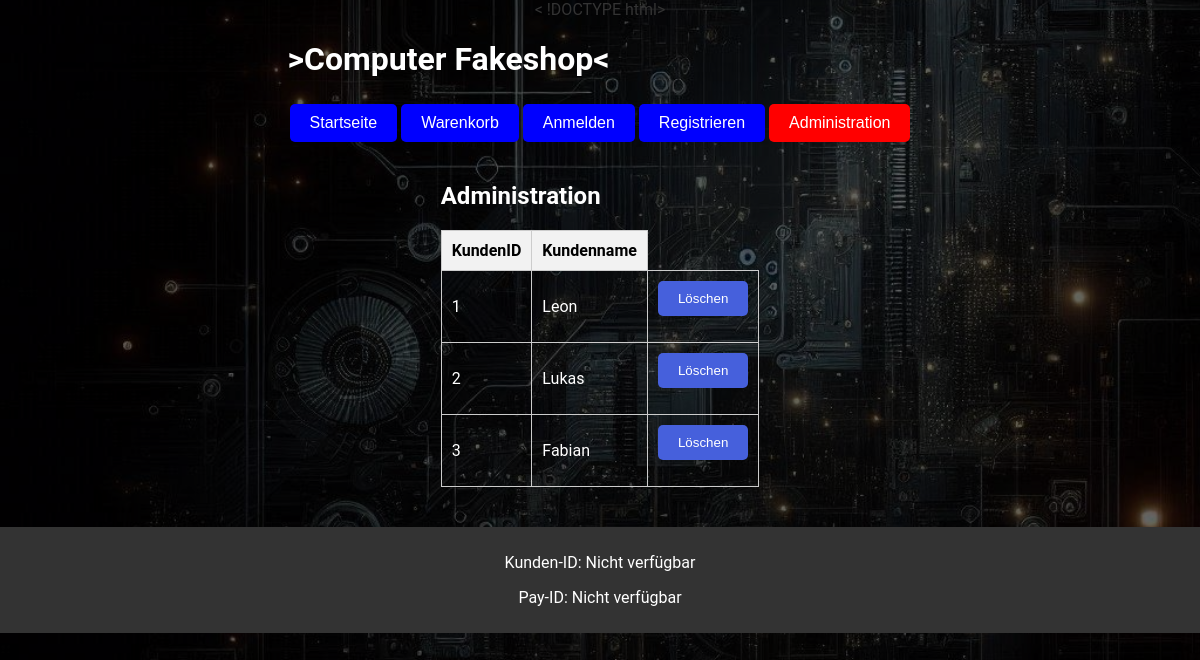
Page /admin.php on the earlier database version.
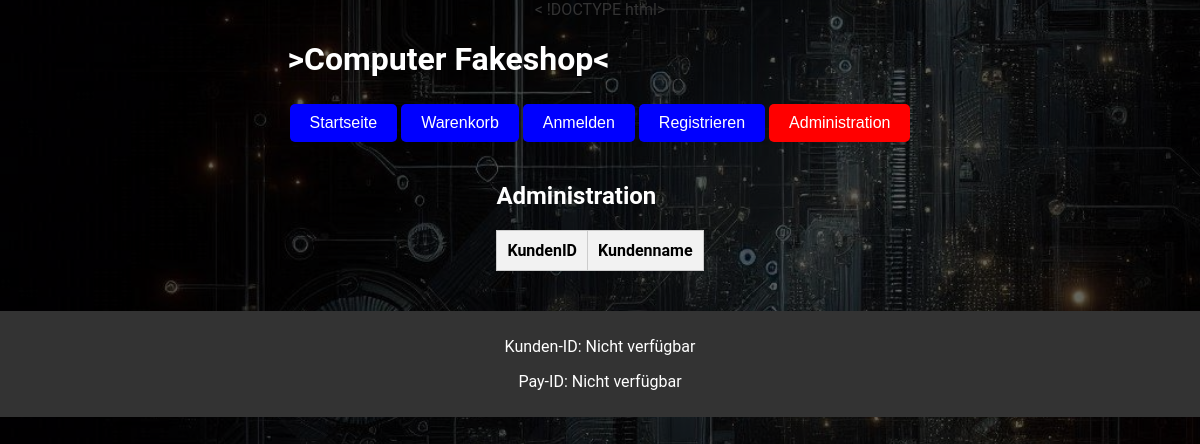
Same page on the later database version.
### tables this page shows
CREATE TABLE `kunden` (
  `KundenID` int(11) NOT NULL,
  `KundenName` varchar(50) DEFAULT NULL,
  `Passwort` varchar(50) DEFAULT NULL,
  `PayID` varchar(50) DEFAULT NULL
);

### admin.php (the view, shortened to what this page needs)
<?php
$pageTitle = 'Administration';
$page = 'admin';
include './inc/header.inc.php';
$alleKunden = $pdo->query("SELECT * FROM kunden")->fetchAll();
?>
<table>
        <tr>
            <th>KundenID</th>
            <th>Kundenname</th>
        </tr>
        <?php foreach ($alleKunden as $a): ?>
        <tr>
            <td><?= htmlspecialchars($a['KundenID']) ?></td>
            <td><?= htmlspecialchars($a['KundenName']) ?></td>
            <td>
                <form action="admindeleted.php" method="post">
                    <button type="submit">Löschen</button>
                </form>
            </td>
        </tr>
        <?php endforeach; ?>
    </table>
<?php
include './inc/footer.inc.php';
?>

### inc/header.inc.php (shortened to what this page needs)
<html lang="de">
<head>
    <link rel="stylesheet" type="text/css" href="styles.css">
</head>
<body>
    <header>
        <h1>>Computer Fakeshop<</h1>
        <nav  class="nav-container">
            <form action="./" method="get">
                <button type="submit" class="nav-button <?php if(!empty($page) && $page === 'index') echo 'active'; ?>">Startseite</button>
            </form>
            <form action="cart.php" method="get">
                <button type="submit" class="nav-button <?php if(!empty($page) && $page === 'shopping') echo 'active'; ?>">Warenkorb</button>
            </form>
            <form action="login.php" method="get">
                <button type="submit" class="nav-button <?php if(!empty($page) && $page === 'login') echo 'active'; ?>">Anmelden</button>
            </form>
            <form action="register.php" method="get">
                <button type="submit" class="nav-button <?php if(!empty($page) && $page === 'register') echo 'active'; ?>">Registrieren</button>
            </form>
            <form action="admin.php" method="get">
                <button type="submit" class="nav-button <?php if(!empty($page) && $page === 'admin') echo 'active'; ?>">Administration</button>
            </form>
        </nav>
    </header>
    <main>
        <h2><?php echo (!empty($pageTitle)) ? $pageTitle : 'Fakeshop'; ?></h2>

### inc/footer.inc.php (shortened to what this page needs)
</main>
<footer>
    <div class="footer-content">
        <p>Kunden-ID: <?= isset($kunden_id) ? htmlspecialchars($kunden_id) : 'Nicht verfügbar'; ?></p>
        <p>Pay-ID: <?= isset($pay_id) ? htmlspecialchars($pay_id) : 'Nicht verfügbar'; ?></p>
    </div>
</footer>
</body>
</html>

### styles.css (style rules this page uses)
body { font-family: 'Roboto', sans-serif; background: url('./asset/Hintergrund.jpg') no-repeat center center fixed; background-size: cover; margin: 0; padding: 0; color: #333333; display: flex; flex-direction: column; align-items: center; }
body::before { content: ""; position: fixed; top: 0; left: 0; width: 100%; height: 100%; background: rgba(0, 0, 0, 0.6); z-index: -1; }
h1, h2, h3 { color: white; }
table { width: 100%; border-collapse: collapse; margin-bottom: 20px; color: white; }
th, td { padding: 10px; border: 1px solid #CCCCCC; text-align: left; }
th { background-color: #F2F2F2; color: black; }
button { background-color: #4660DC; color: #FFFFFF; border: none; padding: 10px 20px; border-radius: 5px; cursor: pointer; transition: background-color 0.3s ease; }
footer { margin-top: 20px; padding: 10px; width: 100%; text-align: center; background-color: #333333; color: #FFFFFF; }
.nav-container { display: flex; justify-content: space-around; align-items: center; }
.nav-button { background-color: blue; color: white; border: none; padding: 10px 20px; text-align: center; text-decoration: none; display: inline-block; font-size: 16px; margin: 4px 2px; cursor: pointer; }
.nav-button.active { background-color: red; }

Differences in the rows shown:
removed kunden: KundenID "1", KundenName "Leon"
removed kunden: KundenID "2", KundenName "Lukas"
removed kunden: KundenID "3", KundenName "Fabian"
